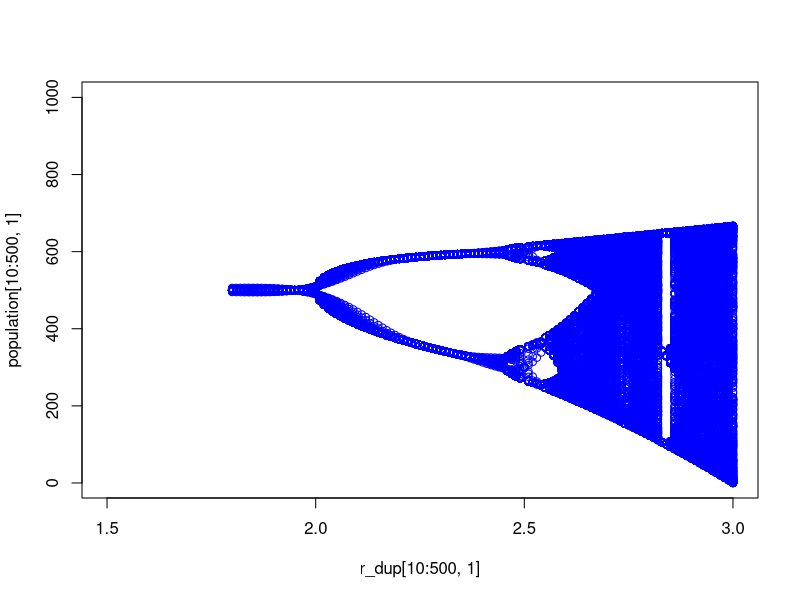

Write R code to recreate this figure.
K=500
r=matrix(seq(1.8,3,by=0.01),1,121)

population=matrix(100,1,121)
population=rbind(population,matrix(0,500,121))
for(t in c(1:500)){
	population[t+1,]=population[t,]+r*population[t,]*(1-(population[t,]/K))
}

r_dup=r
for(i in c(1:500)){
	r_dup=rbind(r_dup,r)
}

plot(r_dup[10:500,1],population[10:500,1],type="p",xlim=c(1.5,3),ylim=c(1,1000),col="blue")
for(i in c(2:121)){
	points(r_dup[10:500,i],population[10:500,i],col="blue")
}
 